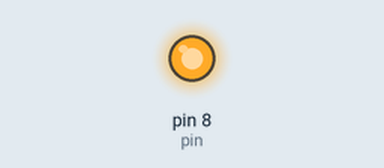
Simulated run of this sketch. Board: Arduino Uno, built with avr-gcc and run on an emulated ATmega328P. On the bench: output pins drawn as LEDs (lit = HIGH).

Above: at 2.5 s.
At 6.0 s:
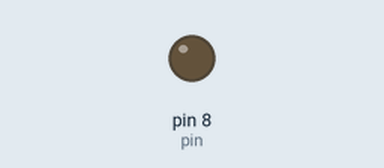
Timing chart, 0 to 9.1 s (numbered marks = the images above):
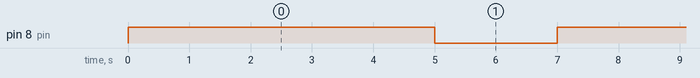

Measured:
- by itself, pin 8 (pin): alternates HIGH for 5.0 s and LOW for 2.0 s

The sketch:

laser.ino
```cpp
const int pin = 8;

void setup() {
  pinMode(pin, OUTPUT);  //definir pin como salida
}

void loop(){
  digitalWrite(pin, HIGH);
  delay(5000);
  digitalWrite(pin, LOW);
  delay(2000);
}
```
